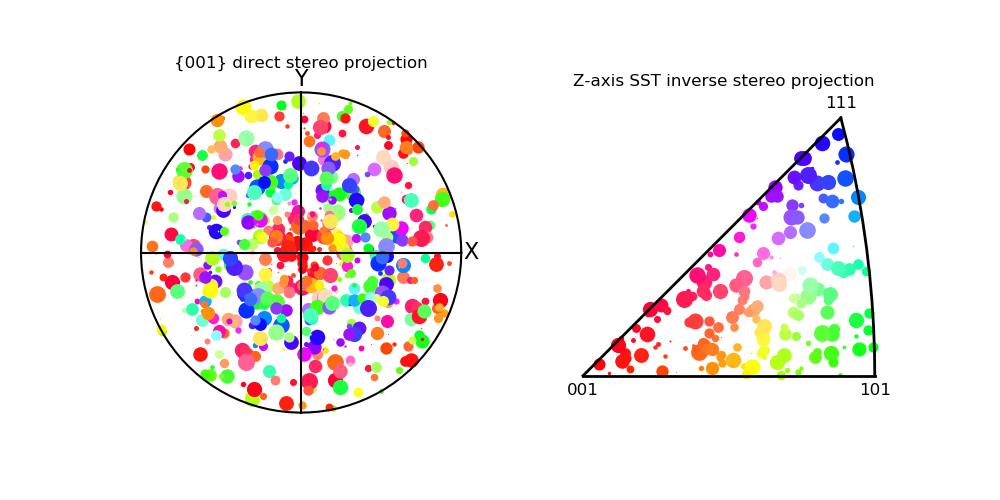

The Python source for this figure:
import os, numpy as np
from pymicro.crystal.texture import PoleFigure
from pymicro.crystal.microstructure import Microstructure

if __name__ == '__main__':
    """
    Example of a pole figure of a random microstructure with 200 grains. The 
    poles are colored according using IPF coloring and resized proportionally 
    to each grain volume.
    """
    # create a microstructure with a random texture and 200 grains
    micro = Microstructure.random_texture(n=200)
    micro.autodelete = True

    # set random values for the grain volumes
    np.random.seed(22)
    for g in micro.grains:
        g['volume'] = 100 * np.random.random() ** 3
        g.update()
    micro.grains.flush()

    # first pole figure
    pf = PoleFigure(microstructure=micro)
    pf.resize_markers = True
    pf.set_hkl_poles('001')
    pf.axis = 'Z'
    pf.set_map_field('ipf')
    pf.plot_pole_figures(plot_sst=True, display=False, save_as='png')
    del pf
    del micro

    image_name = os.path.splitext(__file__)[0] + '.png'
    print('writing %s' % image_name)

    from matplotlib import image

    image.thumbnail(image_name, 'thumb_' + image_name, 0.2)
